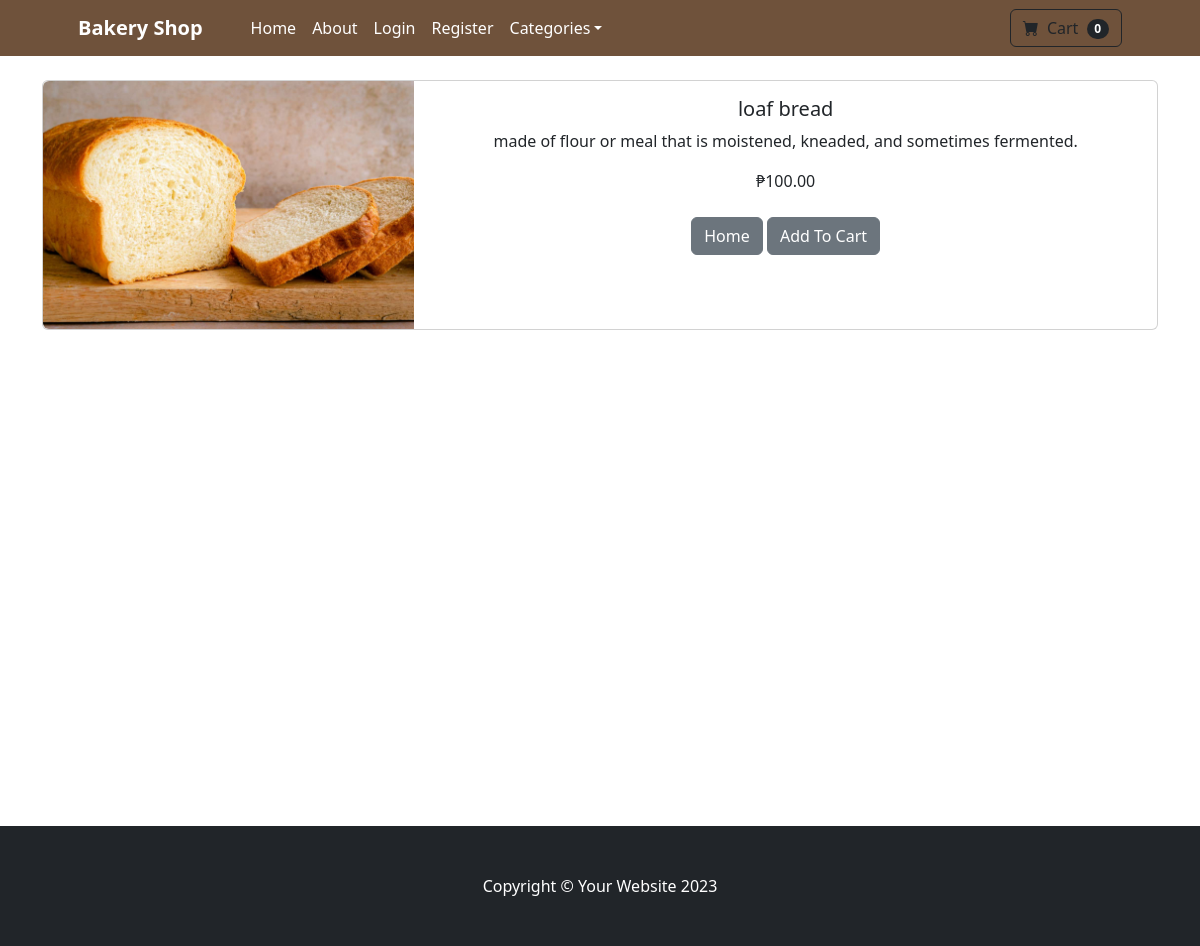
Page /product/1 on the committed database.
### shop/models.py (models this page shows, shortened)
class BaseModel(models.Model):
    created_at = models.DateTimeField(auto_now_add=True, db_index=True)
    updated_at = models.DateTimeField(auto_now=True)
    class Meta:
        abstract = True

class Product(BaseModel):
    name = models.CharField(max_length=100)
    price = models.DecimalField(default=0, decimal_places=2, max_digits=6)
    category = models.ForeignKey(Category, on_delete=models.CASCADE, default=1)
    description = models.CharField(max_length=250, default='', blank=True, null=True)
    image = models.ImageField(upload_to='uploads/products/')
    is_sale = models.BooleanField(default=False)
    sale_price = models.DecimalField(default=0, decimal_places=2, max_digits=6)

### shop/views.py (the view)
# urls.py: path('product/<int:pk>', views.product, name='product'),
def product(request, pk):
    product = Product.objects.get(id=pk)
    return render(request, 'product.html', {'product': product})

### cart/cart.py (called while the page is built)
    def __len__(self):
        return len(self.cart)

### cart/context_processors.py (called while the page is built)
def cart(request):
    return {'cart' : Cart(request)}

### shop/templates/product.html (shortened to what this page needs)
{% extends 'base.html' %}
{% block content %}
<div class="container">
<br/>
    <div class="card mb-3">
        <div class="row g-0">
          <div class="col-md-4">
            <img src="{{ product.image.url }}" class="img-fluid rounded-start" alt="...">
          </div>
          <div class="col-md-8">
            <div class="card-body">
              <center>
              <h5 class="card-title">{{ product.name }}</h5>
              <p class="card-text">{{ product.description }}</p>
              {% if product.is_sale %}
              <div class="d-flex justify-content-center small text-warning mb-2">
                  <div class="'bi-star-fill"></div>
                  &nbsp;&nbsp;Sale!&nbsp;&nbsp;
                  <div class="bi-star-fill"></div>
                </div>
                <strike> ₱{{ product.price }} </strike>
                &nbsp;
                ₱{{ product.sale_price }}
            {%  else %}
              ₱{{ product.price }}
            {% endif %}
            <br/><br/>
              <a href="{% url 'home' %}" class="btn btn-secondary">Home</a>
              <button type="button" value="{{ product.id }}" class="btn btn-secondary" id="add-cart">Add To Cart</button>
            </center>
            </div>
          </div>
        </div>
      </div>
    </div>
<br/><br/><br/><br/><br/><br/><br/><br/><br/><br/><br/><br/><br/><br/><br/><br/><br/><br/><br/><br/>
{% endblock %}

### rows in the picture
Product: image (picture), name "loaf bread", description "made of flour or meal that is moistened, kneaded, and sometimes fermented.", price "100.00"

### other values in the picture
{{ cart|length }} "0"
